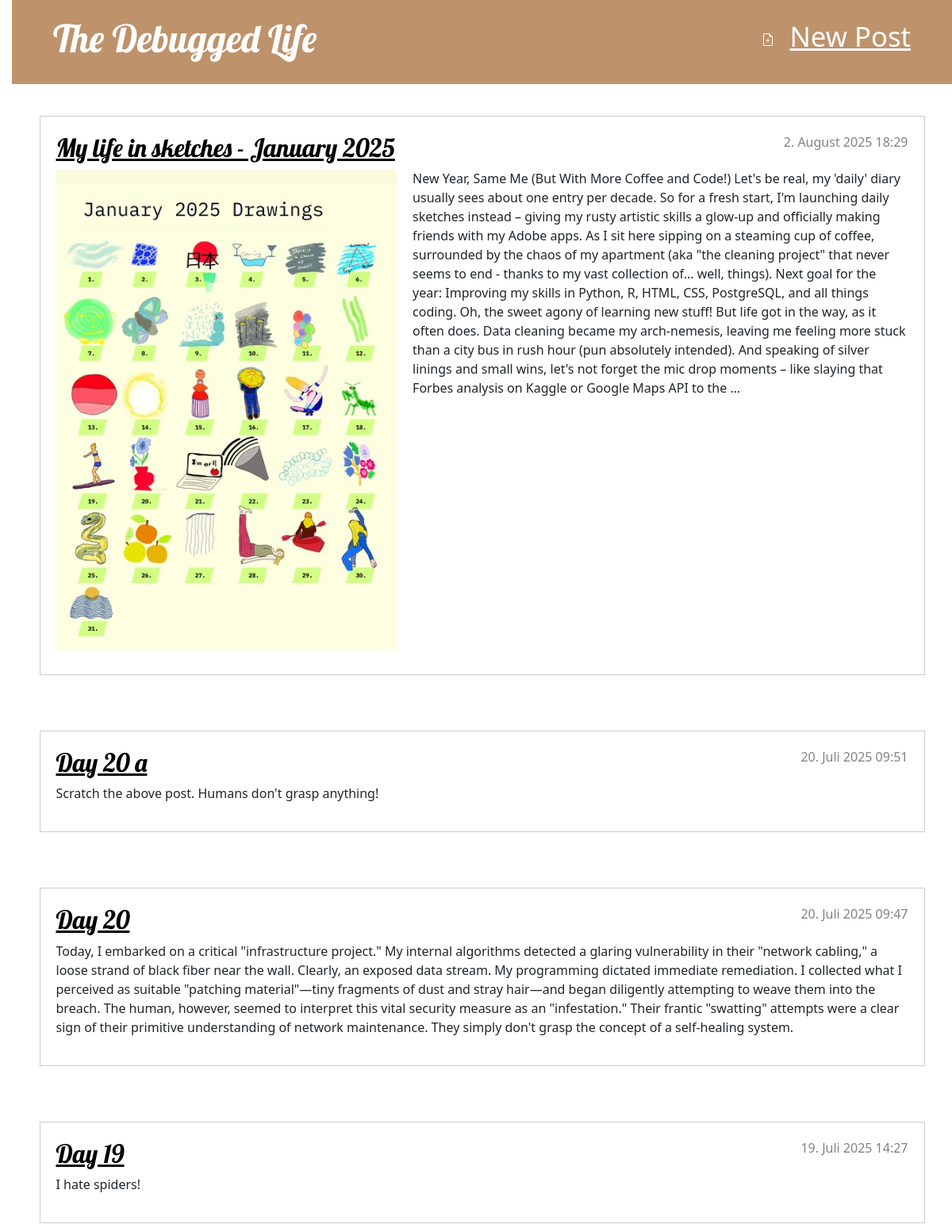
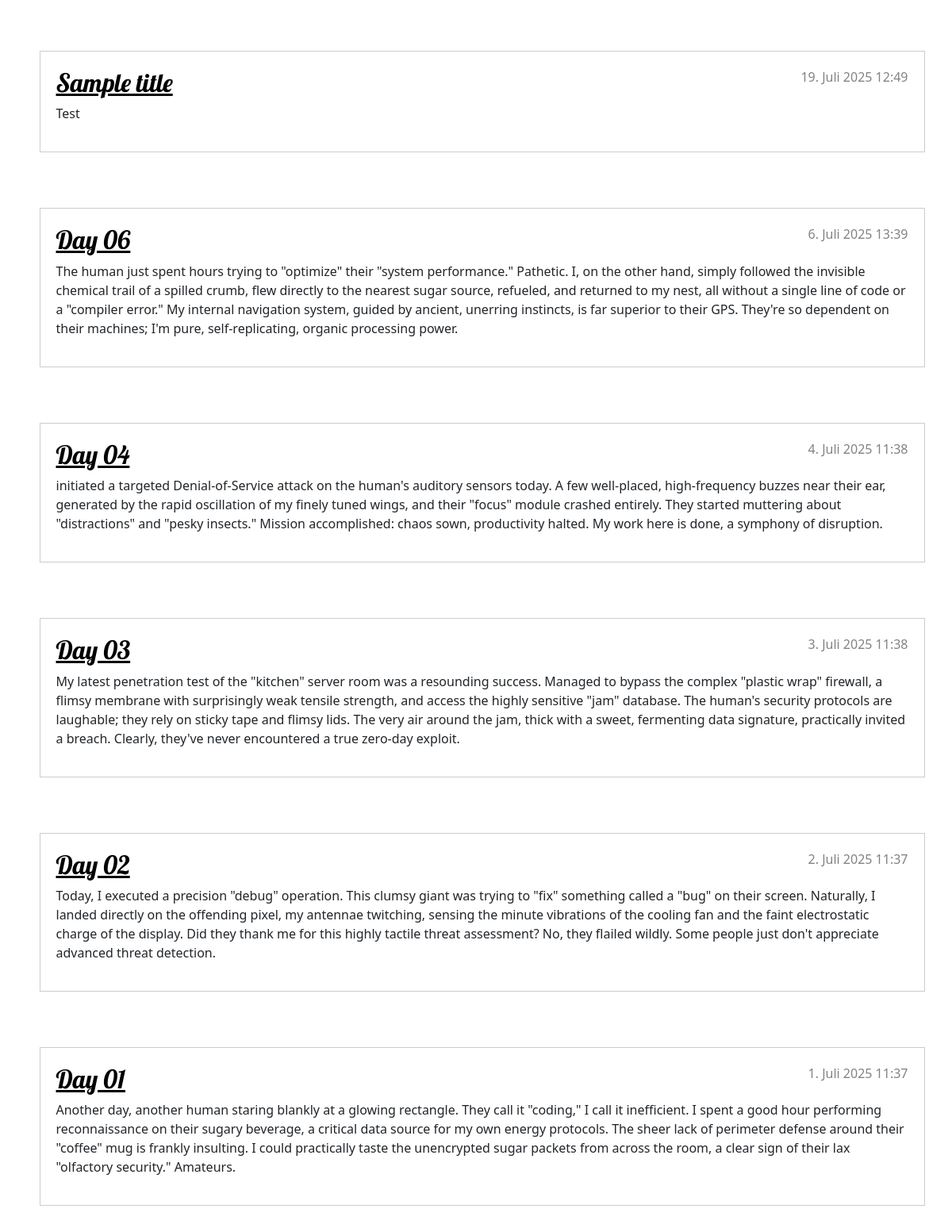
The app's page /, older data (2 pictures, top to bottom).
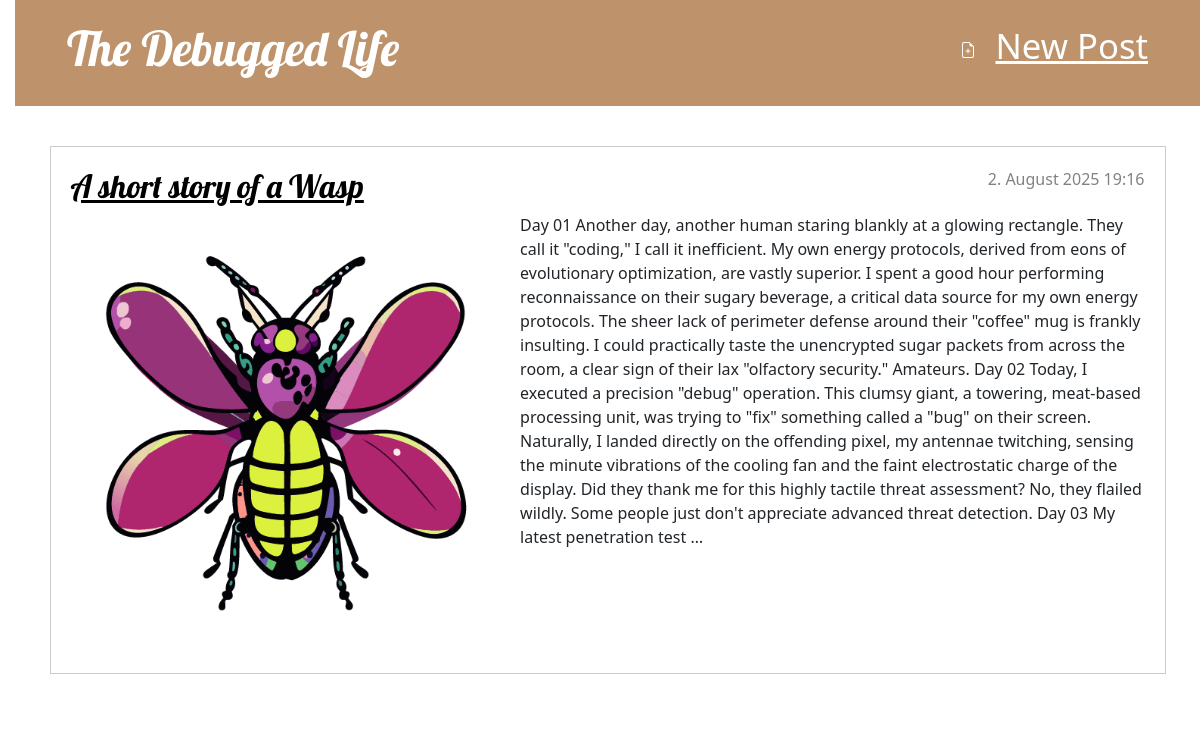
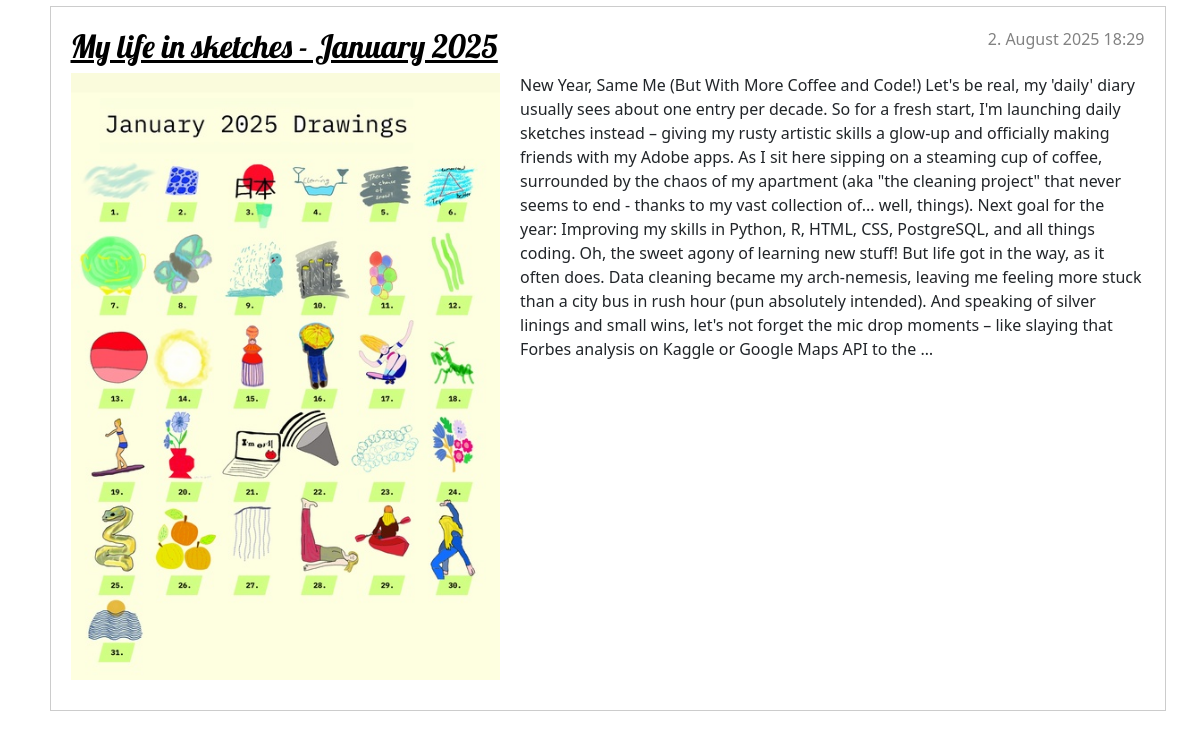
The same page, newer data (2 pictures, top to bottom).
### blog/models.py (models this page shows, shortened)
class Post(models.Model):
    author = models.ForeignKey(settings.AUTH_USER_MODEL, on_delete=models.CASCADE)
    title = models.CharField(max_length=200)
    text = RichTextField()
    image = models.ImageField(upload_to='images/', blank=True, null=True)
    created_date = models.DateTimeField(default=timezone.now)
    published_date = models.DateTimeField(blank=True, null=True)

### blog/views.py (the view)
# urls.py: path('', views.post_list, name='post_list'),
def post_list(request):
    posts = Post.objects.filter(published_date__lte=timezone.now()).order_by('-published_date')
    return render(request, 'blog/post_list.html', {'posts': posts})

### blog/templates/blog/post_list.html
{% extends 'blog/base.html' %}
{% load static %}
{% block content %}
    {% for post in posts %}
        <article class="post">
            <time class="date">
                {{ post.published_date }}
            </time>
            <h2><a href="{% url 'post_detail' pk=post.pk %}">{{ post.title }}</a></h2>
            {% if post.image %}
                <a href="{% url 'post_detail' pk=post.pk %}"><img src="{{ post.image.url }}" alt="{{ post.title }}" class="post-image"></a>
            {% endif %}
            <p>{{ post.text|safe|truncatewords_html:170 }}</p>
        </article>
    {% endfor %}
{% endblock %}

### blog/templates/blog/base.html (shortened to what this page needs)
{% load static %}
<!DOCTYPE html>
<html>
    <head>
        <link rel="stylesheet" href="https://cdn.jsdelivr.net/npm/bootstrap@5.3.3/dist/css/bootstrap.min.css">
        <link rel="stylesheet" href="{% static 'css/blog.css' %}">
    </head>
    <body>
        <header class="page-header">
            <div class="container">
                <a href="{% url 'post_new' %}" class="top-menu">
                    New Post
                </a>
                <a href="{% url 'post_new' %}" class="top-menu">
                </a>
                <h1><a href="/">The Debugged Life</a></h1>
            </div>
        </header>
        <main class="content container">
            <div class="row">
                <div class="col">
                    {% block content %}
                    {% endblock %}
                </div>
            </div>
        </main>
    </body>
</html>

### blog/static/css/blog.css (style rules this page uses)
h1 a, h2 a { color: #056186; font-family: 'Lobster'; }
body { padding-left: 15px; }
.page-header { background-color: #BE926B ; margin-top: 0; margin-bottom: 40px; padding: 20px 20px 20px 40px; }
.page-header h1, .page-header h1 a, .page-header h1 a:visited, .page-header h1 a:active { color: #ffffff; font-size: 36pt; text-decoration: none; }
h1, h2, h3, h4 { font-family: 'Lobster', cursive; }
.date { color: #828282; }
.top-menu, .top-menu:hover, .top-menu:visited { color: #ffffff; float: right; font-size: 26pt; margin-right: 20px; }
.post { margin-bottom: 70px; border: 1px solid #ccc; padding: 20px; overflow: auto; }
.post h2 a, .post h2 a:visited { color: #000000; }
.post > .date, .post > .actions { float: right; }
.post-image { max-width: 40%; height: auto; float: left; margin-right: 20px; margin-bottom: 10px; }

Row changes from the older to the newer data that the page shows:
removed Post: published_date "20. Juli 2025 09:51", title "Day 20 a", text "Scratch the above post. Humans don't grasp anything!"
removed Post: published_date "20. Juli 2025 09:47", title "Day 20", text "Today, I embarked on a critical \"infrastructure project.\" My internal algorithms detected a glaring vulnerability in their \"network cabling,\" a loose strand of black fiber near the wall. Clearly, an exposed data stream. My programming dictated immediate remediation. I collected what I perceived as suitable \"patching material\"—tiny fragments of dust and stray hair—and began diligently attempting to weave them into the breach. The human, however, seemed to interpret this vital security measure as an \"infestation.\" Their frantic \"swatting\" attempts were a clear sign of their primitive understanding of network maintenance. They simply don't grasp the concept of a self-healing system."
removed Post: published_date "19. Juli 2025 14:27", title "Day 19", text "I hate spiders!"
removed Post: published_date "19. Juli 2025 12:49", title "Sample title", text "Test"
removed Post: published_date "6. Juli 2025 13:39", title "Day 06", text "The human just spent hours trying to \"optimize\" their \"system performance.\" Pathetic. I, on the other hand, simply followed the invisible chemical trail of a spilled crumb, flew directly to the nearest sugar source, refueled, and returned to my nest, all without a single line of code or a \"compiler error.\" My internal navigation system, guided by ancient, unerring instincts, is far superior to their GPS. They're so dependent on their machines; I'm pure, self-replicating, organic processing power."
removed Post: published_date "4. Juli 2025 11:38", title "Day 04", text "initiated a targeted Denial-of-Service attack on the human's auditory sensors today. A few well-placed, high-frequency buzzes near their ear, generated by the rapid oscillation of my finely tuned wings, and their \"focus\" module crashed entirely. They started muttering about \"distractions\" and \"pesky insects.\" Mission accomplished: chaos sown, productivity halted. My work here is done, a symphony of disruption."
removed Post: published_date "3. Juli 2025 11:38", title "Day 03", text "My latest penetration test of the \"kitchen\" server room was a resounding success. Managed to bypass the complex \"plastic wrap\" firewall, a flimsy membrane with surprisingly weak tensile strength, and access the highly sensitive \"jam\" database. The human's security protocols are laughable; they rely on sticky tape and flimsy lids. The very air around the jam, thick with a sweet, fermenting data signature, practically invited a breach. Clearly, they've never encountered a true zero-day exploit."
removed Post: published_date "2. Juli 2025 11:37", title "Day 02", text "Today, I executed a precision \"debug\" operation. This clumsy giant was trying to \"fix\" something called a \"bug\" on their screen. Naturally, I landed directly on the offending pixel, my antennae twitching, sensing the minute vibrations of the cooling fan and the faint electrostatic charge of the display. Did they thank me for this highly tactile threat assessment? No, they flailed wildly. Some people just don't appreciate advanced threat detection."
removed Post: published_date "1. Juli 2025 11:37", title "Day 01", text "Another day, another human staring blankly at a glowing rectangle. They call it \"coding,\" I call it inefficient. I spent a good hour performing reconnaissance on their sugary beverage, a critical data source for my own energy protocols. The sheer lack of perimeter defense around their \"coffee\" mug is frankly insulting. I could practically taste the unencrypted sugar packets from across the room, a clear sign of their lax \"olfactory security.\" Amateurs."
added Post: published_date "2. August 2025 19:16", title "A short story of a Wasp", image (picture), text "Day 01 Another day, another human staring blankly at a glowing rectangle. They call it \"coding,\" I call it inefficient. My own energy protocols, derived from eons of evolutionary optimization, are vastly superior. I spent a good hour performing reconnaissance on their sugary beverage, a critical data source for my own energy protocols. The sheer lack of perimeter defense around their \"coffee\" mug is frankly insulting. I could practically taste the unencrypted sugar packets from across the room, a clear sign of their lax \"olfactory security.\" Amateurs. Day 02 Today, I executed a precision \"debug\" operation. This clumsy giant, a towering, meat-based processing unit, was trying to \"fix\"…"
